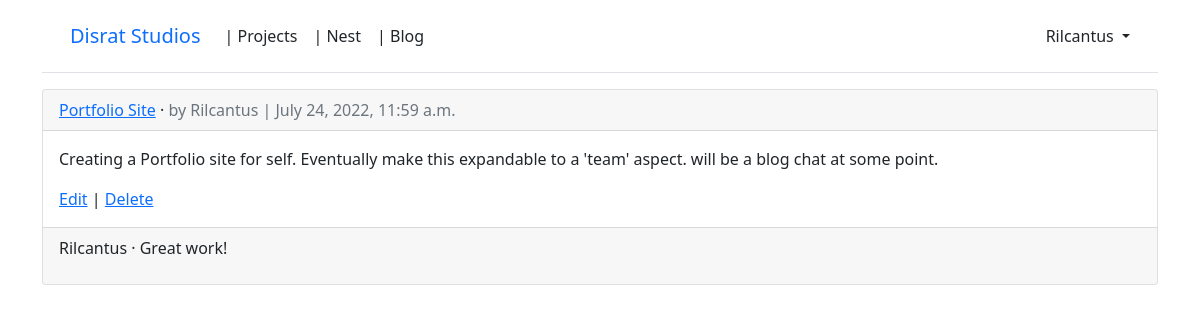
/projects/ (signed in), run on an earlier commit of the app's database.
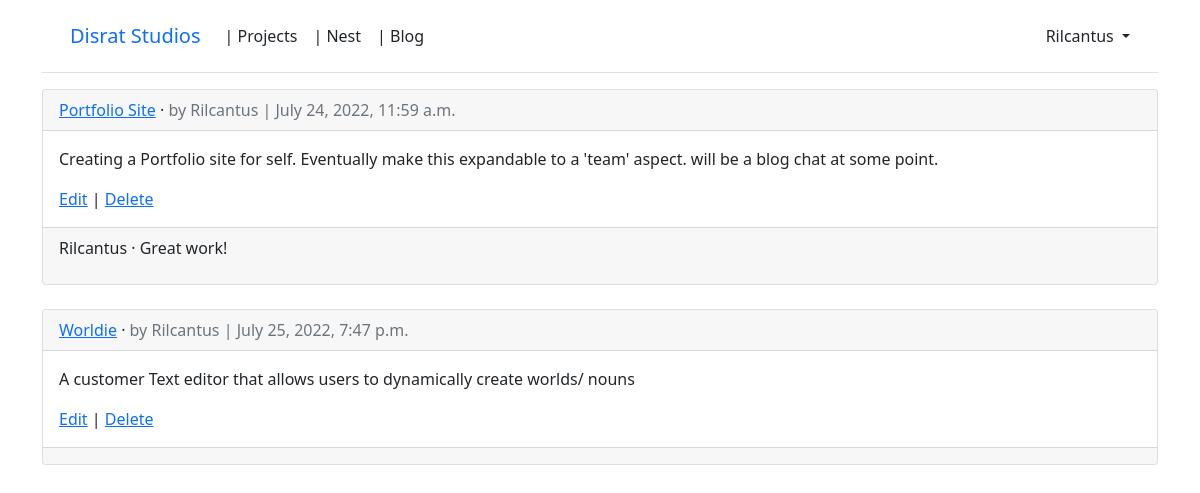
And on a later commit of the database.
### accounts/models.py (models this page shows)
class CustomUser(AbstractUser):
    age = models.PositiveIntegerField(null=True, blank=True)

### projects/models.py (models this page shows, shortened)
class Project(models.Model):
    title = models.CharField(max_length=255)
    overview = models.TextField()
    date = models.DateTimeField(auto_now_add=True)
    author = models.ForeignKey(
        settings.AUTH_USER_MODEL,
        on_delete=models.CASCADE,
    )

class ProjectComment(models.Model):
    project = models.ForeignKey(Project, on_delete=models.CASCADE)
    comment = models.CharField(max_length=140)
    author = models.ForeignKey(
        settings.AUTH_USER_MODEL,
        on_delete=models.CASCADE,
    )
    def __str__(self):
        return self.comment

### projects/views.py (the view)
# urls.py: path("", ProjectListView.as_view(), name="project_list"),
class ProjectListView(LoginRequiredMixin, ListView):
    model = Project
    template_name: str = "project/project_list.html"

### templates/project/project_list.html (shortened to what this page needs)
{% extends 'base.html' %}
{% block content %}
{% for project in project_list %}
    <div class="card">
        <div class="card-header">
            <span class="font-weight-bold"><a href="{% url 'project_detail' project.pk %}">{{ project.title }}</a></span> &middot;
            <span class="text-muted">by {{ project.author }} |
            {{ project.date }}</span>
        </div>
        <div class="card-body">
            <p>{{ project.overview }}</p>
            <a href="{% url 'project_edit' project.pk %}">Edit</a> |
            <a href="{% url 'project_delete' project.pk %}">Delete</a>
        </div>
        <div class="card-footer">
            {% for projectcomment in project.projectcomment_set.all %}
            <p>
                <span class="font-weight-bold">
                    {{ projectcomment.author }} &middot;
                </span>
                {{ projectcomment }}
            </p>
            {% endfor %}
        </div>
    </div>
    <br />
{% endfor %}
{% endblock content %}

### templates/base.html (shortened to what this page needs)
<!DOCTYPE html>
<html>
<head>
    <link href="https://cdn.jsdelivr.net/npm/bootstrap@5.1.3/dist/css/bootstrap.min.css" rel="stylesheet">
</head>
<body>
<div class="container">
    <header class="p-3 mb-3 border-bottom">
        <div class="container">
            <div class = "d-flex flex-wrap align-items-center justify-content-center
            justify-content-lg-start">
            <a class="navbar-brand" href="{% url 'home' %}">Disrat Studios</a>
            <ul class="nav col-12 col-lg-auto me-lg-auto mb-2 justify-content-center mb-md-0">
            {% if user.is_authenticated %}
                <li><a href="{% url 'project_list' %}" class="nav-link px-2 link-dark"> | Projects</a></li>
                <li><a href="#" class="nav-link px-2 link-dark"> | Nest</a></li>
                <li><a href="#" class="nav-link px-2 link-dark"> | Blog</a></li>
            </ul>
                <div class="dropdown text-end">
                    <a href="#" class="d-block link-dark text-decoration-none dropdown-toggle"
                        id="dropdownUser1" data-bs-toggle="dropdown" aria-expanded="false">
                        {{ user.username }}
                        </a>
                </div>
            {% endif %}
            </div>
        </div>
    </header>
    <main>
        {% block content %}
        {% endblock content %}
    </main>
</div>
</body>
</html>

What changed in the data, as far as the page shows it:
added Project: title "Worldie", author "Rilcantus", date "July 25, 2022, 7:47 p.m.", overview "A customer Text editor that allows users to dynamically create worlds/ nouns"
